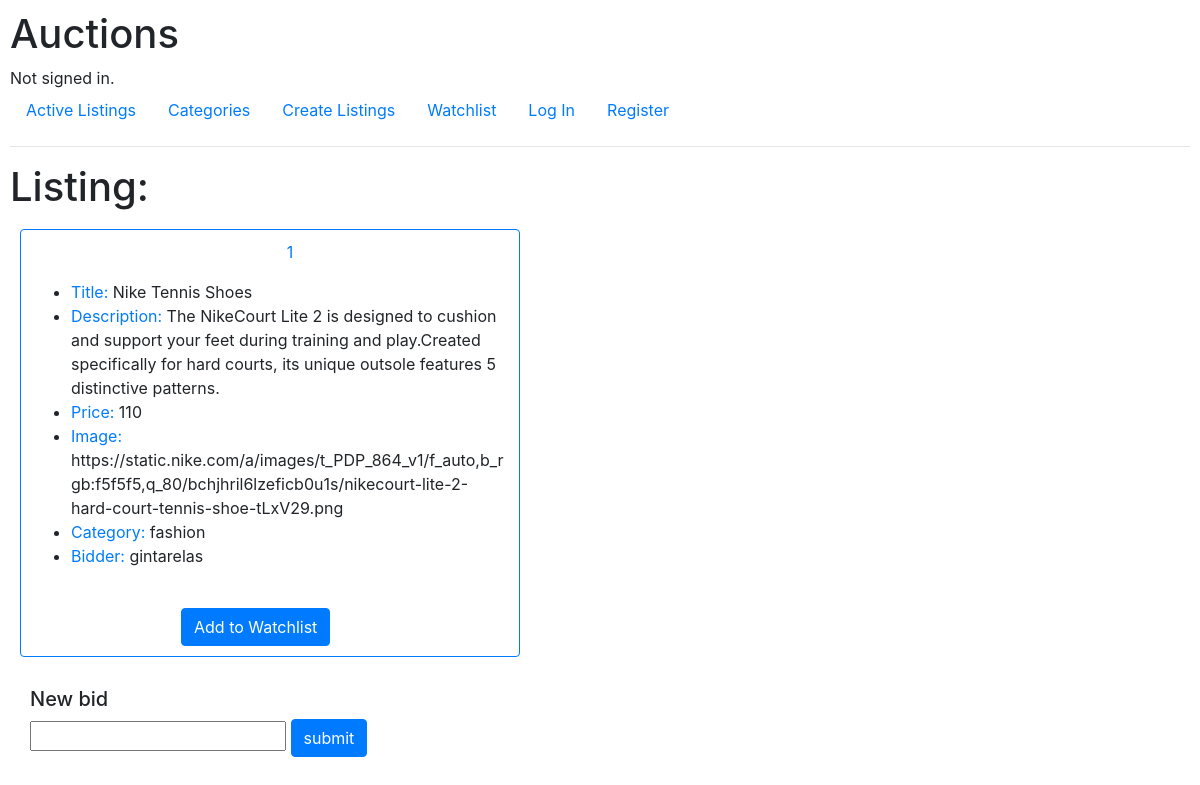
The page /1 on the database its author committed.
### auctions/models.py (models this page shows, shortened)
class AuctionListings(models.Model):
    title = models.CharField(max_length=64,)
    description = models.CharField(max_length=200)
    price = models.IntegerField()
    image = models.URLField(blank=True)
    category = models.CharField(max_length=50, choices=CATEGORY_CHOICES)
    last_bid = models.IntegerField(blank=True, default=None)
    bidder = models.ForeignKey(User, on_delete=models.RESTRICT, blank=True)

class User(AbstractUser):
    pass

### auctions/views.py (the view)
# urls.py: path("<int:product_id>", views.listing, name="listing"),
def listing(request, product_id):
    product = AuctionListings.objects.get(pk=product_id)
    return render(request, "auctions/listing.html", {
        "product": product
    })

### auctions/templates/auctions/listing.html (shortened to what this page needs)
{% extends "auctions/layout.html" %}
{% block body %}
<h1>Listing:</h1>
<div class="card" style="margin: 10px; padding:10px; float: left; width: 500px; border-color: #007bff; ">
<ul>
    <p align="center" style="color:#007bff ">{{ product.id }}</p>
    <li><span style="color:#007bff ">Title:</span> {{product.title}} </li>
    <li><span style="color:#007bff ">Description:</span> {{product.description}} </li>
    <li><span style="color:#007bff ">Price:</span> {{product.price}}</li>
    <li><span style="color:#007bff ">Image:</span> {{product.image}} </li>
    <li><span style="color:#007bff ">Category:</span> {{product.category}} </li>
    <li><span style="color:#007bff ">Bidder:</span> {{product.bidder}} </li>
</ul>
<br>
<form action="addwatchlist/{{product.id}}" method="post">
    <input type="submit" value="Add to Watchlist" class="btn btn-primary" span style="margin-left: 150px;">
</form>
</div>
<br>
<div class="container" style="float: left; margin: 10px; padding:10px">
<h5>New bid</h5>
<form action="newbid/{{product.id}}" method="post">
    <span style="width: 20px"><input type="number" name="newbid"></span>
    <input type="submit" value="submit" class="btn btn-primary">
</form>
</div>
<br>
{% endblock %}

### auctions/static/auctions/styles.css (style rules this page uses)
body { padding: 10px; background-color: white; }

### rows shown on the page
AuctionListings: id "1", title "Nike Tennis Shoes", description "The NikeCourt Lite 2 is designed to cushion and support your feet during training and play.Created specifically for hard courts, its unique outsole features 5 distinctive patterns.", price "110", image "https://static.nike.com/a/images/t_PDP_864_v1/f_auto,b_rgb:f5f5f5,q_80/bchjhril6lzeficb0u1s/nikecourt-lite-2-hard-court-tennis-shoe-tLxV29.png", category "fashion", bidder "gintarelas"
